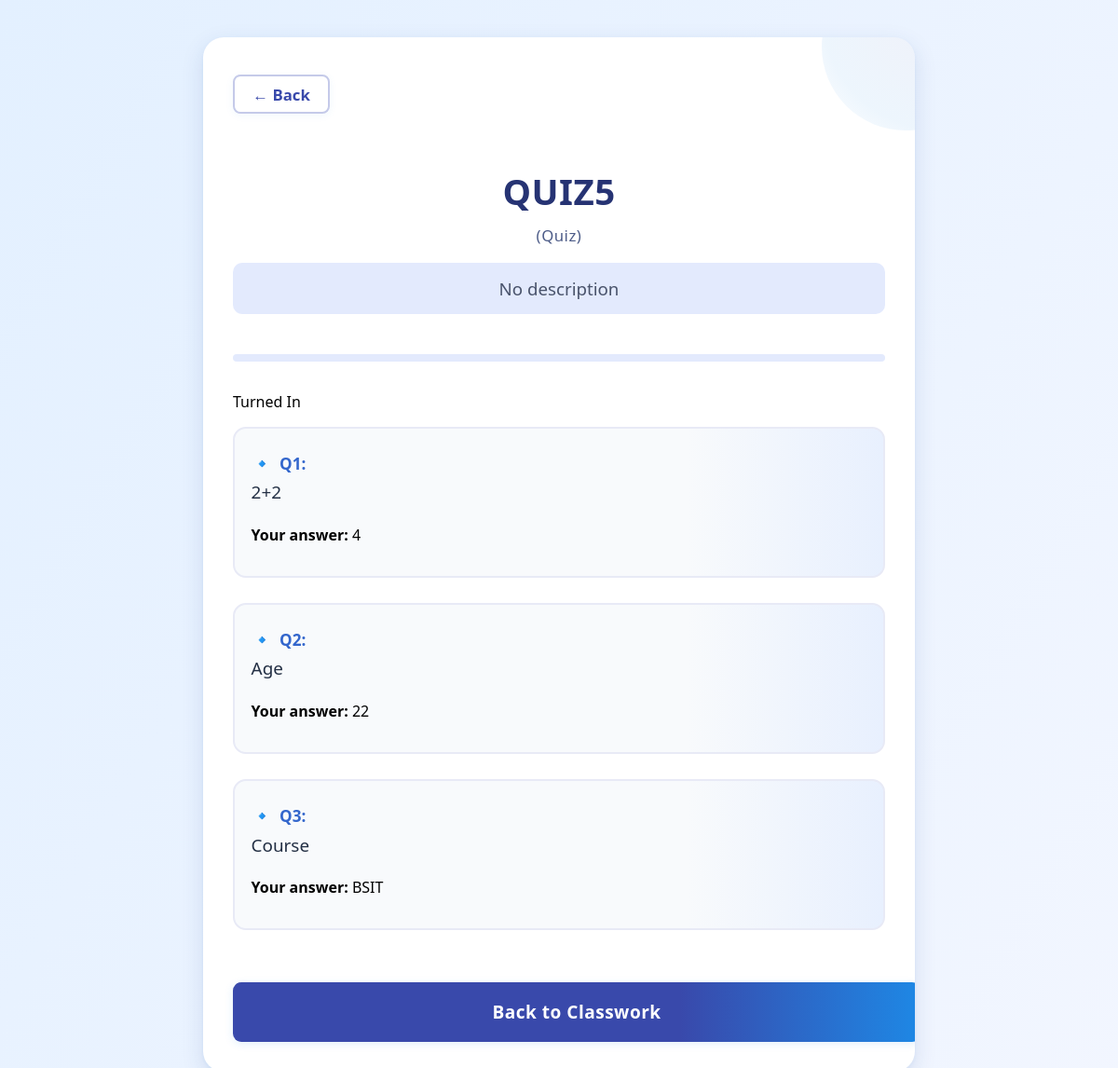
The app's page /students/quiz/9/ (signed in) with its own data.
### teachers/models.py (models this page shows, shortened)
class Quiz(models.Model):
    QUIZ_TYPES = [
        ("quiz", "Quiz"),
        ("exam", "Exam"),
    ]
    class_obj = models.ForeignKey(Class, on_delete=models.CASCADE, related_name="quizzes")
    title = models.CharField(max_length=255)
    quiz_type = models.CharField(max_length=10, choices=QUIZ_TYPES, default="quiz")
    created_by = models.ForeignKey(
        settings.AUTH_USER_MODEL,
        on_delete=models.CASCADE,
        related_name="created_quizzes"
    )
    created_at = models.DateTimeField(auto_now_add=True)

class Question(models.Model):
    QUESTION_TYPES = [
        ("multiple-choice", "Multiple Choice"),
        ("identification", "Identification"),
        ("essay", "Essay"),
    ]
    quiz = models.ForeignKey(Quiz, on_delete=models.CASCADE, related_name="questions")
    text = models.TextField()
    question_type = models.CharField(max_length=20, choices=QUESTION_TYPES)

class StudentAnswer(models.Model):
    student = models.ForeignKey(
        settings.AUTH_USER_MODEL,
        on_delete=models.CASCADE,
        related_name="quiz_answers"
    )
    question = models.ForeignKey(Question, on_delete=models.CASCADE, related_name="answers")
    selected_option = models.ForeignKey(
        Option, null=True, blank=True, on_delete=models.SET_NULL
    )
    text_answer = models.TextField(blank=True, null=True)  # for essay/identification
    submitted_at = models.DateTimeField(auto_now_add=True)
    score = models.FloatField(default=0)  # auto-grading result

class Option(models.Model):
    question = models.ForeignKey(Question, on_delete=models.CASCADE, related_name="options")
    text = models.CharField(max_length=255)
    is_correct = models.BooleanField(default=False)

### students/views.py (the view, shortened to what this page needs)
# urls.py: path("quiz/<int:quiz_id>/", views.take_quiz, name="take_quiz"),
@login_required
def take_quiz(request, quiz_id):
    quiz = get_object_or_404(Quiz, id=quiz_id)
    existing_answers_qs = StudentAnswer.objects.filter(
        student=request.user,
        question__quiz=quiz
    ).select_related('selected_option', 'question')
    submitted = existing_answers_qs.exists()
    answers_by_qid = {a.question_id: a for a in existing_answers_qs}
    qa_pairs = [{"question": q, "answer": answers_by_qid.get(q.id)} for q in quiz.questions.all()]
    return render(request, "students/take_quiz.html", {
        "quiz": quiz,
        "submitted": submitted,
        "qa_pairs": qa_pairs,
    })

### students/templates/students/take_quiz.html (shortened to what this page needs)
{% load static %}
<!DOCTYPE html>
<html lang="en">
<head>
</head>
<body>
<div class="quiz-container mt-4 mb-4">
  <a class="back-btn" href="{% url 'students:class_detail' id=quiz.class_obj.id %}">← Back</a>
  <h2 class="quiz-title">{{ quiz.title }}</h2>
  <div class="quiz-type">({{ quiz.get_quiz_type_display }})</div>
  <div class="quiz-description">{{ quiz.description|default:"No description" }}</div>
  <div class="quiz-progress-bar">
  </div>
  {% if submitted %}
    <div style="margin-bottom:1rem;">
      <span class="badge bg-success">Turned In</span>
    </div>
  {% endif %}
  <form method="post" autocomplete="off" style="position:relative;z-index:2;">
    {% for pair in qa_pairs %}
      {% with question=pair.question answer=pair.answer %}
        <div class="quiz-question-card">
          <div class="quiz-question-number">
            <span>Q{{ forloop.counter }}:</span>
          </div>
          <div class="quiz-question-text">
            {{ question.text }}
          </div>
          {% if submitted %}
            {% if question.question_type == "multiple-choice" %}
              <p><strong>Your answer:</strong>
                {% if answer and answer.selected_option %}
                  {{ answer.selected_option.text }}
                {% else %}
                  <em>No answer</em>
                {% endif %}
              </p>
            {% endif %}
          {% endif %}
        </div>
      {% endwith %}
    {% endfor %}
    {% if not submitted %}
      <button type="submit" class="quiz-submit-btn">Submit Quiz</button>
    {% else %}
      <a href="{% url 'students:class_detail' id=quiz.class_obj.id %}" class="quiz-submit-btn" style="display:inline-block; text-align:center; text-decoration:none;">Back to Classwork</a>
    {% endif %}
  </form>
</div>
</body>
</html>

### students/templates/students/take_quiz.html (style rules this page uses)
body { background: linear-gradient(120deg, #e3f0ff 0%, #f2f6ff 100%); min-height: 100vh; margin: 0; font-family: 'Segoe UI', 'Roboto', Arial, sans-serif; }
.quiz-container { max-width: 700px; margin: 2.5rem auto; background: #fff; border-radius: 22px; box-shadow: 0 8px 24px rgba(33,61,138,0.13), 0 2px 4px rgba(30,136,229,0.06); padding: 2.5rem 2rem 2rem 2rem; position: relative; overflow: hidden; animation: fadeInQuiz .5s; }
.quiz-container::before { content: ''; position: absolute; top: -80px; right: -80px; width: 180px; height: 180px; background: radial-gradient(circle at 70% 30%, #3f51b5 0%, #1e88e5 70%, transparent 100%); opacity: 0.08; z-index: 0; border-radius: 50%; }
.back-btn { display: inline-block; margin-bottom: 1.5em; background: #fff; color: #3949ab; border: 2px solid #c5cae9; border-radius: 8px; padding: .45em 1.15em; font-size: 1.05rem; font-weight: 600; text-decoration: none; transition: background .15s, color .15s, box-shadow .13s; box-shadow: 0 2px 10px rgba(30,136,229,0.06); cursor: pointer; }
.quiz-title { font-size: 2.4rem; font-weight: 700; color: #263373; letter-spacing: .5px; margin-bottom: .25em; text-align: center; position: relative; z-index: 1; }
.quiz-type { font-size: 1.05rem; color: #4d5c88; text-align: center; margin-bottom: 1.1em; letter-spacing: 0.5px; position: relative; z-index: 1; }
.quiz-description { font-size: 1.17rem; color: #49536b; background: #e3eafd; border-radius: 10px; text-align: center; margin-bottom: 2.3em; padding: .8em 1em; position: relative; z-index: 1; }
.quiz-question-card { border: 2px solid #e8eaf6; border-radius: 14px; background: linear-gradient(90deg, #f8fafc 70%, #e8f0fe 100%); margin-bottom: 1.7em; padding: 1.5em 1.1em 1.1em 1.1em; transition: box-shadow .18s, border-color .18s; position: relative; z-index: 1; }
.quiz-question-number { color: #3366cc; font-weight: 600; font-size: 1.07rem; margin-bottom: 0.3em; display: flex; align-items: center; }
.quiz-question-number::before { content: "🔹"; margin-right: 7px; font-size: 1.1em; }
.quiz-question-text { font-size: 1.18rem; color: #232f44; margin-bottom: 1.1em; font-weight: 500; line-height: 1.4; }
.quiz-submit-btn { width: 100%; background: linear-gradient(90deg, #3949ab 65%, #1e88e5 100%); border: none; color: #fff; font-weight: 700; padding: 1em; font-size: 1.19rem; border-radius: 9px; margin-top: 1.5em; box-shadow: 0 2px 10px rgba(30,136,229,0.13); transition: background .15s, transform .13s; letter-spacing: 0.5px; position: relative; z-index: 2; }
.quiz-progress-bar { width: 100%; height: 8px; background: #e3eafd; border-radius: 5px; overflow: hidden; margin-bottom: 2em; margin-top: .4em; }

### records on screen
Quiz: title "QUIZ5", quiz_type "Quiz"
Question: question.text "2+2", answer.selected_option.text "4"
Question: question.text "Age", answer.selected_option.text "22"
Question: question.text "Course", answer.selected_option.text "BSIT"

### other values on screen
{{ quiz.description|default:"No description" }} "No description"
